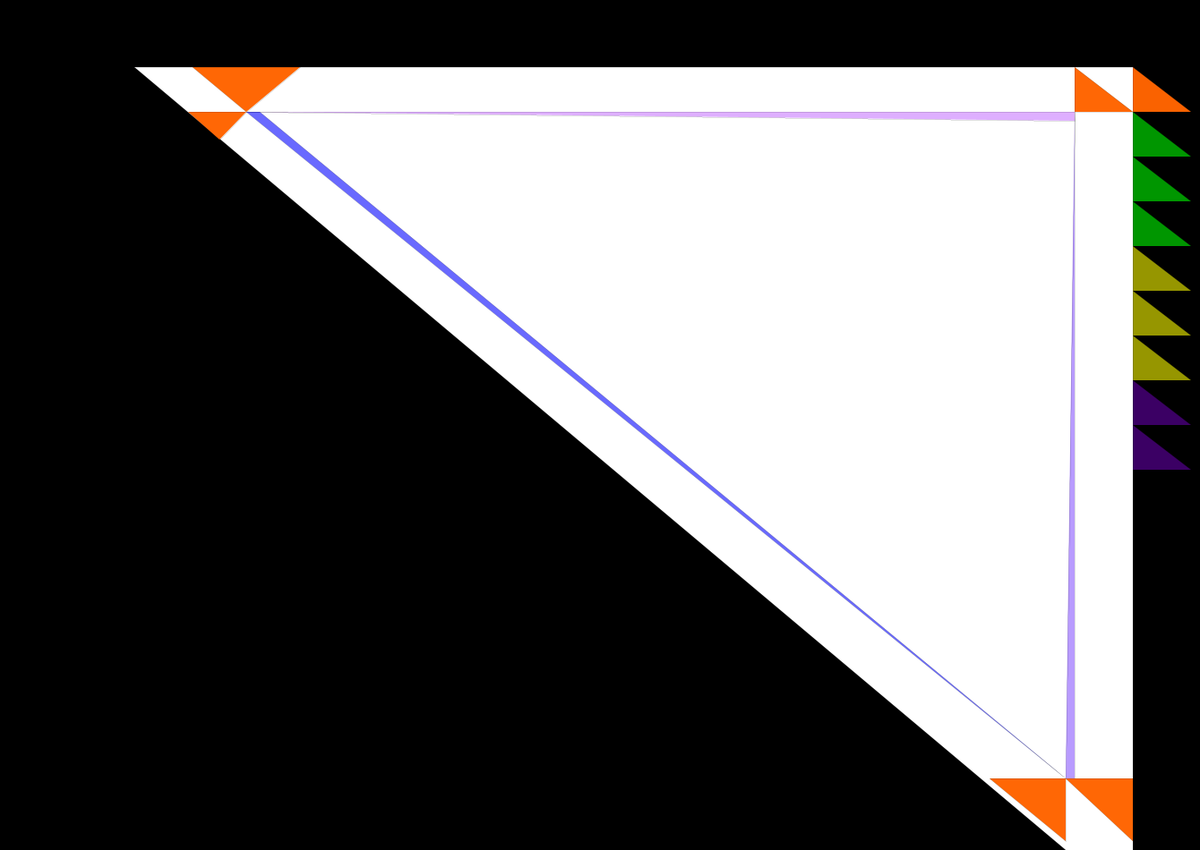
Frame 1 (no input)
Frame 60 (the mouse pressed at the canvas centre just before this capture): identical to frame 1, image omitted
Frame 120 (the mouse held since frame 60 and released just before this capture): identical to frame 1, image omitted

The Processing sketch that drew this single still picture (run headless with seeded random() and noise(); from frame 60 on, the mouse is pressed at the canvas centre):

// Processing sketch: sketch_0205_XinyueZhang
// ── sketch_0205_XinyueZhang.pde

void setup(){
  size(1340, 950);
  background(0);
  stroke(0);
  strokeWeight(0);
  
  quad(150, 75, 1265, 75, 1265, 950, 1190, 950); //big white triangle
  
  fill(150, 0, 255, 80); // light purple line
  triangle(275, 125, 1200, 125, 1200, 135);
  
  fill(75, 0, 255, 100); //blueish purple line
  triangle(1200, 125, 1200, 870, 1190, 870);
  
  fill(0, 0, 255, 150); //blue line
  triangle(275, 125, 290, 125, 1190, 870);
  
  fill(255, 100, 0, 250);//orange triangles
  triangle(215, 75, 335, 75, 275, 125);
  triangle(210, 125, 275, 125, 245, 156);
  triangle(1105, 870, 1190, 870, 1190, 940);
  triangle(1190, 870, 1265, 870, 1265, 940);
  triangle(1200, 75, 1265, 125, 1200, 125);
  triangle(1265, 75, 1330, 125, 1265, 125);
  
  fill(0, 255, 0, 150);//green triangles
  triangle(1265, 125, 1330, 175, 1265, 175);
  triangle(1265, 175, 1330, 225, 1265, 225);
  triangle(1265, 225, 1330, 275, 1265, 275);
  
  fill(255, 255, 0, 150);//yellow triangles
  triangle(1265, 275, 1330, 325, 1265, 325);
  triangle(1265, 325, 1330, 375, 1265, 375);
  triangle(1265, 375, 1330, 425, 1265, 425);
  
  fill(150, 0, 255, 100);//purple triangles
  triangle(1265, 425, 1330, 475, 1265, 475);
  triangle(1265, 475, 1330, 525, 1265, 525);
  
}

void draw(){
  
}
